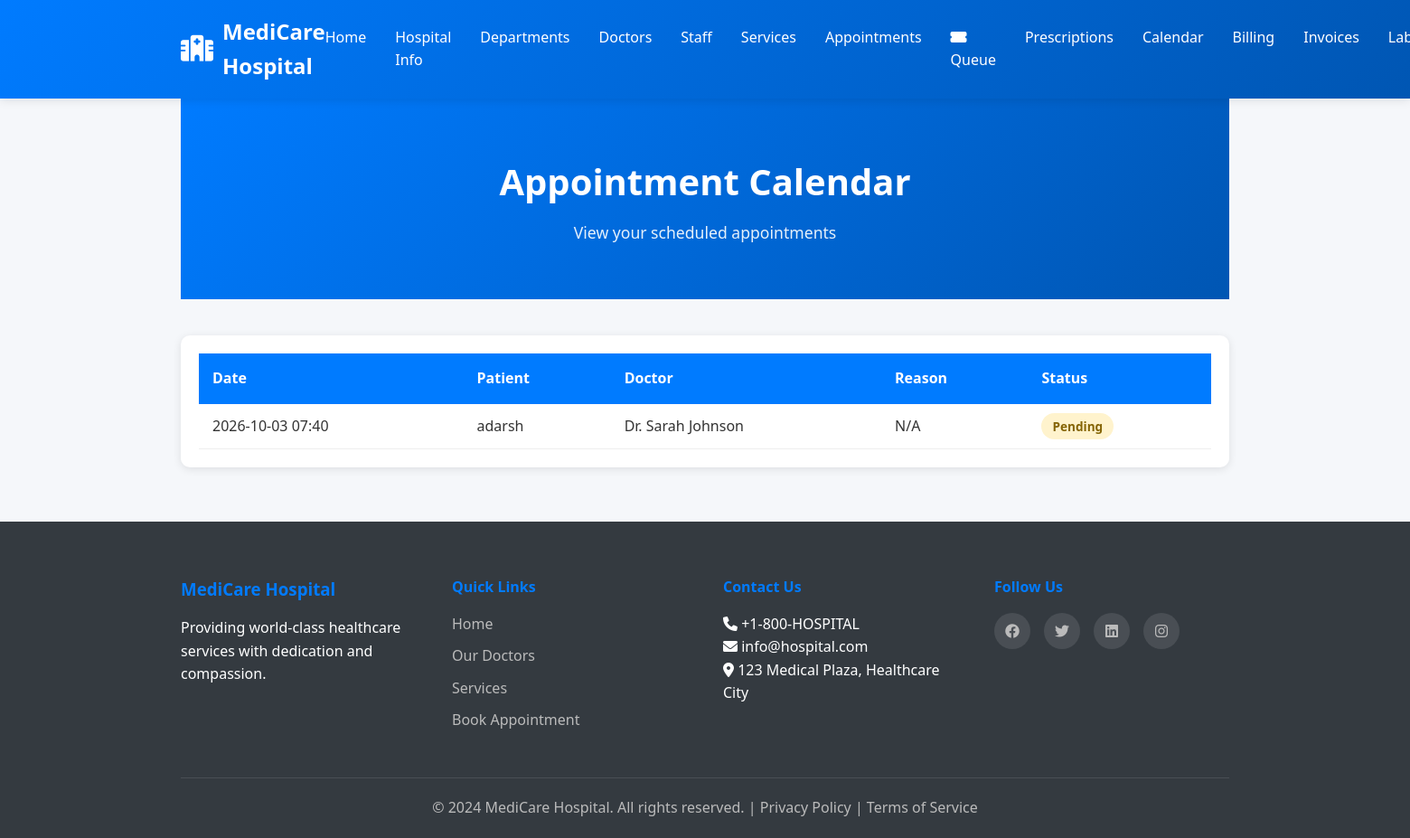
The app's page /calendar (signed in) with its own data.
### hospital/hospital_management_system/app.py (models this page shows)
class Appointment(db.Model):
    id = db.Column(db.Integer, primary_key=True)
    user_id = db.Column(db.Integer, db.ForeignKey('user.id'))
    patient_name = db.Column(db.String(100), nullable=False)
    patient_email = db.Column(db.String(100), nullable=False)
    patient_phone = db.Column(db.String(20), nullable=False)
    doctor_id = db.Column(db.Integer, db.ForeignKey('doctor.id'), nullable=False)
    appointment_date = db.Column(db.DateTime, nullable=False)
    reason = db.Column(db.Text)
    status = db.Column(db.String(20), default='Pending')
    token_number = db.Column(db.Integer)
    queue_date = db.Column(db.Date)
    queue_status = db.Column(db.String(30), default='Waiting')
    called_at = db.Column(db.DateTime)
    consultation_started_at = db.Column(db.DateTime)
    queue_completed_at = db.Column(db.DateTime)
    created_at = db.Column(db.DateTime, default=datetime.now)
    doctor = db.relationship('Doctor', backref='appointments')

class Doctor(db.Model):
    id = db.Column(db.Integer, primary_key=True)
    name = db.Column(db.String(100), nullable=False)
    specialization = db.Column(db.String(100), nullable=False)
    department_id = db.Column(db.Integer, db.ForeignKey('department.id'))
    experience = db.Column(db.Integer, nullable=False)
    phone = db.Column(db.String(20))
    email = db.Column(db.String(100))
    image = db.Column(db.String(255))
    availability = db.Column(db.String(50), default='Available')
    bio = db.Column(db.Text)
    created_at = db.Column(db.DateTime, default=datetime.now)
    department = db.relationship('Department', foreign_keys=[department_id], backref='doctors')

### hospital/hospital_management_system/app.py (the view)
@app.route('/calendar')
@login_required
def calendar_page():
    appointments = Appointment.query.all() if session.get('user_type') == 'admin' else Appointment.query.filter_by(user_id=session['user_id']).all()
    return render_template('calendar.html', appointments=appointments)

### hospital/hospital_management_system/app.py (called while the page is built)
def login_required(f):
    @wraps(f)
    def decorated_function(*args, **kwargs):
        if 'user_id' not in session:
            flash('Please log in first', 'danger')
            return redirect(url_for('login'))
        return f(*args, **kwargs)
    return decorated_function

### hospital/hospital_management_system/templates/calendar.html (shortened to what this page needs)
{% extends "base.html" %}
{% block content %}
<div class="container">
    <div class="page-header"><h1>Appointment Calendar</h1><p>View your scheduled appointments</p></div>
    <section class="appointments-list-section">
        {% if appointments %}
        <div class="appointments-table-wrapper"><table class="appointments-table"><thead><tr><th>Date</th><th>Patient</th><th>Doctor</th><th>Reason</th><th>Status</th></tr></thead><tbody>
        {% for appointment in appointments %}<tr><td>{{ appointment.appointment_date.strftime('%Y-%m-%d %H:%M') }}</td><td>{{ appointment.patient_name }}</td><td>{{ appointment.doctor.name }}</td><td>{{ appointment.reason or 'N/A' }}</td><td><span class="status status-{{ appointment.status.lower() }}">{{ appointment.status }}</span></td></tr>{% endfor %}
        </tbody></table></div>
        {% else %}<p class="empty-message">No appointments scheduled.</p>{% endif %}
    </section>
</div>
{% endblock %}

### hospital/hospital_management_system/static/css/style.css (style rules this page uses)
* { margin: 0; padding: 0; box-sizing: border-box; }
:root { --primary-color: #007bff; --secondary-color: #6c757d; --success-color: #28a745; --danger-color: #dc3545; --warning-color: #ffc107; --info-color: #17a2b8; --dark-color: #343a40; --light-color: #f8f9fa; --white: #ffffff; --shadow: 0 2px 10px rgba(0, 0, 0, 0.1); --shadow-lg: 0 5px 20px rgba(0, 0, 0, 0.15); }
html { scroll-behavior: smooth; }
body { font-family: 'Segoe UI', Tahoma, Geneva, Verdana, sans-serif; color: #333; background-color: #f5f7fa; line-height: 1.6; }
.container { max-width: 1200px; margin: 0 auto; padding: 0 20px; }
.page-header { background: linear-gradient(135deg, var(--primary-color) 0%, #0056b3 100%); color: white; padding: 60px 20px; text-align: center; margin-bottom: 40px; }
.page-header h1 { font-size: 2.5rem; margin-bottom: 10px; }
.page-header p { font-size: 1.1rem; opacity: 0.9; }
.appointments-table-wrapper, .bills-list-wrapper { background: white; padding: 20px; border-radius: 10px; box-shadow: var(--shadow); overflow-x: auto; }
.appointments-table, .bills-table { width: 100%; border-collapse: collapse; }
.appointments-table thead, .bills-table thead { background: var(--primary-color); color: white; }
.appointments-table th, .bills-table th { padding: 15px; text-align: left; font-weight: 600; }
.appointments-table td, .bills-table td { padding: 12px 15px; border-bottom: 1px solid #eee; }
.status { padding: 5px 12px; border-radius: 20px; font-weight: 600; font-size: 0.85rem; }
.status-pending { background: #fff3cd; color: #856404; }

### records on screen
Appointment: appointment_date "2026-10-03 07:40", patient_name "adarsh", doctor.name "Dr. Sarah Johnson", reason "N/A", status "Pending"
